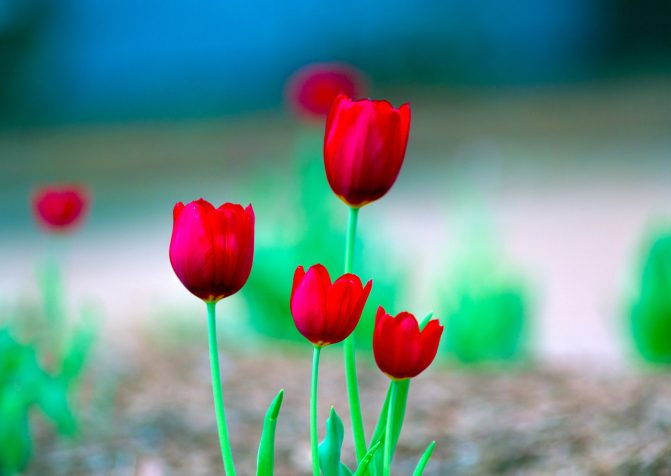
#> input picture images/tuts/tulip1.jpg, 671 x 476 px, found by its file name
$ python filter.py
#> lines starting #> are read from the running program, lines starting #| are printed output that depends on the picture; after the words box and inside, x2 and y2 are one past the last pixel; in counts of white or black regions, pixels touching at a corner belong together
import cv2
import numpy as np

img = cv2.imread('tulip1.jpg', -1)
#> img is the input picture: shape (476, 671, 3); mean B, G, R 137.1, 143, 101.6
hsv = cv2.cvtColor(img, cv2.COLOR_BGR2HSV)
#> hsv: shape (476, 671, 3); mean H, S, V 86.5, 130.3, 167.4

lower_red = np.array([0,120,50])
upper_red = np.array([10,255,255])
lower_red1 = np.array([155,120,50])
upper_red1 = np.array([180,255,255])

mask1 = cv2.inRange(hsv, lower_red, upper_red)
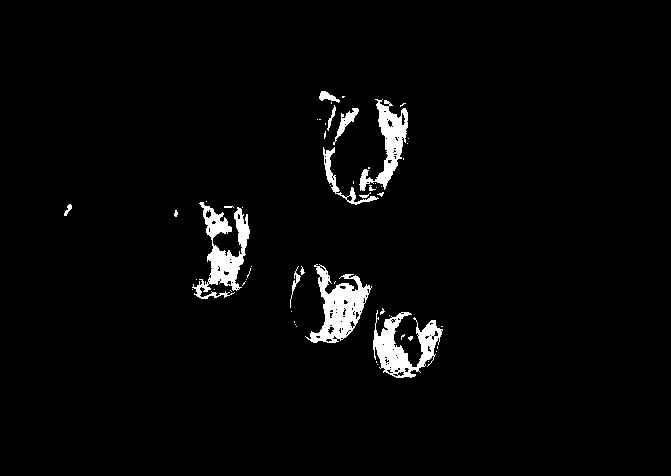
#> mask1: shape (476, 671); 2.9% white; 57 white regions (43 under 20 px), largest, box (x1, y1, x2, y2) and area: (305, 264, 372, 343) 2263, (192, 202, 250, 299) 2160, (373, 310, 443, 378) 2061
mask2 = cv2.inRange(hsv, lower_red1, upper_red1)
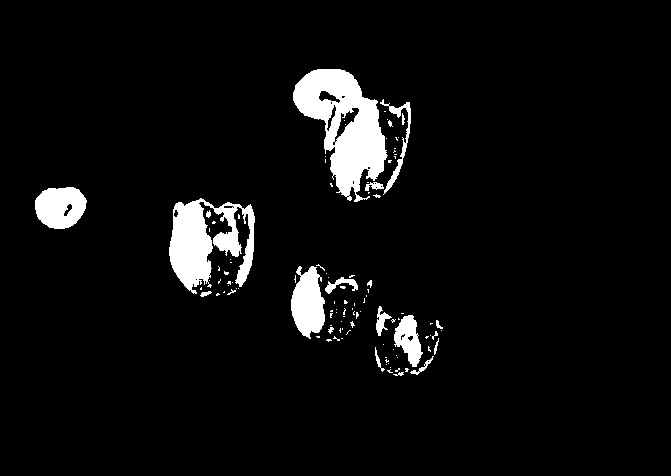
#> mask2: shape (476, 671); 5.3% white; 109 white regions (88 under 20 px), largest, box (x1, y1, x2, y2) and area: (293, 69, 388, 202) 6430, (169, 198, 255, 294) 4462, (291, 266, 325, 339) 1742
#mask = mask1+mask2
mask = cv2.bitwise_or(mask1, mask2)
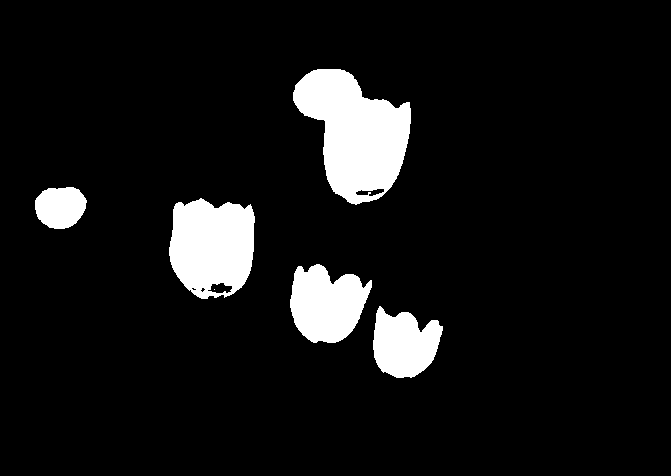
#> mask: shape (476, 671); 8.3% white; 6 white regions (1 under 20 px), largest, box (x1, y1, x2, y2) and area: (293, 69, 411, 205) 9774, (169, 198, 255, 299) 6857, (290, 264, 372, 343) 4588, (373, 306, 443, 378) 3527, (35, 187, 87, 229) 1716
res = cv2.bitwise_and(img, img, mask = mask)
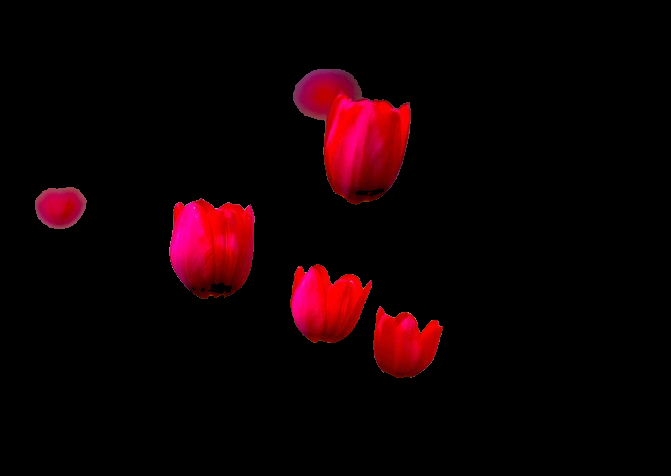
#> res: shape (476, 671, 3); mean B, G, R 2.9, 0.5, 15.6

mblur = cv2.medianBlur(res, 15)
gblur = cv2.GaussianBlur(res, (15,15), 0)
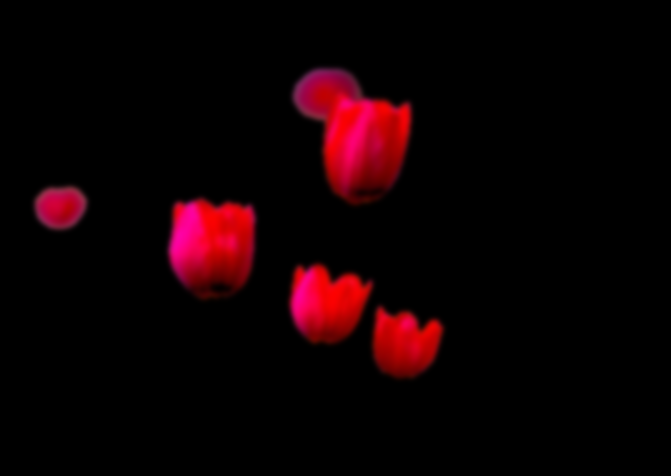
#> gblur: shape (476, 671, 3); mean B, G, R 2.9, 0.5, 15.6
kernel = np.ones((5,5), np.uint8)
erosion = cv2.erode(mask, kernel, iterations = 1)
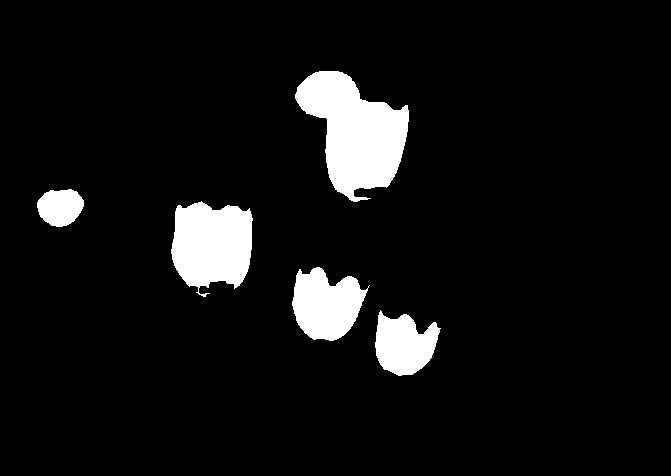
#> erosion: shape (476, 671); 7.1% white; 5 white regions, box (x1, y1, x2, y2) and area: (295, 71, 409, 202) 8594, (171, 201, 253, 297) 5858, (292, 267, 370, 341) 3859, (375, 310, 441, 376) 2907, (37, 189, 84, 227) 1353
dilation = cv2.dilate(mask, kernel, iterations = 1)
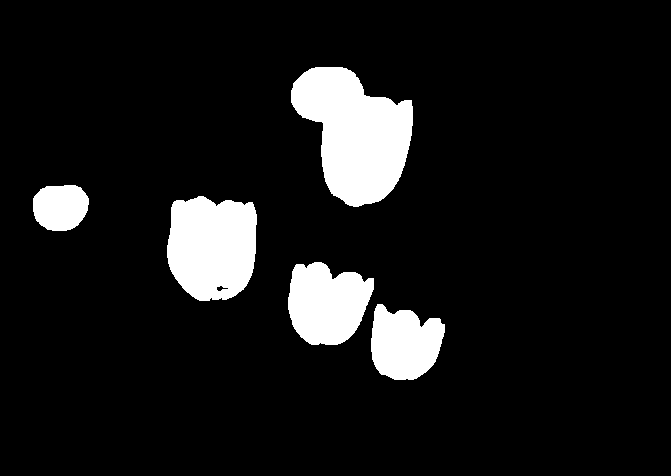
#> dilation: shape (476, 671); 9.5% white; 5 white regions, box (x1, y1, x2, y2) and area: (291, 67, 413, 207) 10956, (167, 196, 257, 301) 7837, (288, 262, 374, 345) 5345, (371, 304, 445, 380) 4181, (33, 185, 89, 231) 2110

cv2.imshow('original', img)
#cv2.imshow('mask', mask)
# cv2.imshow('res', res)
cv2.imshow('mblur', mblur)
cv2.imshow('gblur', gblur)
cv2.imshow('erosion', erosion)
cv2.imshow('dilation', dilation)


cv2.waitKey(0)
cv2.destroyAllWindows()
